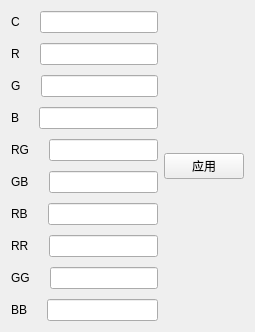
     <widget class="QWidget" name="page_5">
      <layout class="QGridLayout" name="gridLayout_42">
       <item row="0" column="0">
        <layout class="QVBoxLayout" name="verticalLayout">
         <property name="spacing">
          <number>10</number>
         </property>
         <item>
          <layout class="QHBoxLayout" name="horizontalLayout_3">
           <property name="spacing">
            <number>20</number>
           </property>
           <item>
            <widget class="QLabel" name="label_13">
             <property name="text">
              <string>C</string>
             </property>
            </widget>
           </item>
           <item>
            <widget class="myLineEdit" name="ledit_C"/>
           </item>
          </layout>
         </item>
         <item>
          <layout class="QHBoxLayout" name="horizontalLayout_4">
           <property name="spacing">
            <number>20</number>
           </property>
           <item>
            <widget class="QLabel" name="label_14">
             <property name="text">
              <string>R</string>
             </property>
            </widget>
           </item>
           <item>
            <widget class="myLineEdit" name="ledit_R"/>
           </item>
          </layout>
         </item>
         <item>
          <layout class="QHBoxLayout" name="horizontalLayout_5">
           <property name="spacing">
            <number>20</number>
           </property>
           <item>
            <widget class="QLabel" name="label_15">
             <property name="text">
              <string>G</string>
             </property>
            </widget>
           </item>
           <item>
            <widget class="myLineEdit" name="ledit_G"/>
           </item>
          </layout>
         </item>
         <item>
          <layout class="QHBoxLayout" name="horizontalLayout_6">
           <property name="spacing">
            <number>20</number>
           </property>
           <item>
            <widget class="QLabel" name="label_18">
             <property name="text">
              <string>B</string>
             </property>
            </widget>
           </item>
           <item>
            <widget class="myLineEdit" name="ledit_B"/>
           </item>
          </layout>
         </item>
         <item>
          <layout class="QHBoxLayout" name="horizontalLayout_7">
           <property name="spacing">
            <number>20</number>
           </property>
           <item>
            <widget class="QLabel" name="label_19">
             <property name="text">
              <string>RG</string>
             </property>
            </widget>
           </item>
           <item>
            <widget class="myLineEdit" name="ledit_RG"/>
           </item>
          </layout>
         </item>
         <item>
          <layout class="QHBoxLayout" name="horizontalLayout_8">
           <property name="spacing">
            <number>20</number>
           </property>
           <item>
            <widget class="QLabel" name="label_20">
             <property name="text">
              <string>GB</string>
             </property>
            </widget>
           </item>
           <item>
            <widget class="myLineEdit" name="ledit_GB"/>
           </item>
          </layout>
         </item>
         <item>
          <layout class="QHBoxLayout" name="horizontalLayout_9">
           <property name="spacing">
            <number>20</number>
           </property>
           <item>
            <widget class="QLabel" name="label_21">
             <property name="text">
              <string>RB</string>
             </property>
            </widget>
           </item>
           <item>
            <widget class="myLineEdit" name="ledit_RB"/>
           </item>
          </layout>
         </item>
         <item>
          <layout class="QHBoxLayout" name="horizontalLayout_10">
           <property name="spacing">
            <number>20</number>
           </property>
           <item>
            <widget class="QLabel" name="label_22">
             <property name="text">
              <string>RR</string>
             </property>
            </widget>
           </item>
           <item>
            <widget class="myLineEdit" name="ledit_RR"/>
           </item>
          </layout>
         </item>
         <item>
          <layout class="QHBoxLayout" name="horizontalLayout_11">
           <property name="spacing">
            <number>20</number>
           </property>
           <item>
            <widget class="QLabel" name="label_23">
             <property name="text">
              <string>GG</string>
             </property>
            </widget>
           </item>
           <item>
            <widget class="myLineEdit" name="ledit_GG"/>
           </item>
          </layout>
         </item>
         <item>
          <layout class="QHBoxLayout" name="horizontalLayout_15">
           <property name="spacing">
            <number>20</number>
           </property>
           <item>
            <widget class="QLabel" name="label_24">
             <property name="text">
              <string>BB</string>
             </property>
            </widget>
           </item>
           <item>
            <widget class="myLineEdit" name="ledit_BB"/>
           </item>
          </layout>
         </item>
        </layout>
       </item>
       <item row="0" column="1">
        <widget class="QPushButton" name="pushButton_2">
         <property name="text">
          <string>应用</string>
         </property>
        </widget>
       </item>
      </layout>
     </widget>
